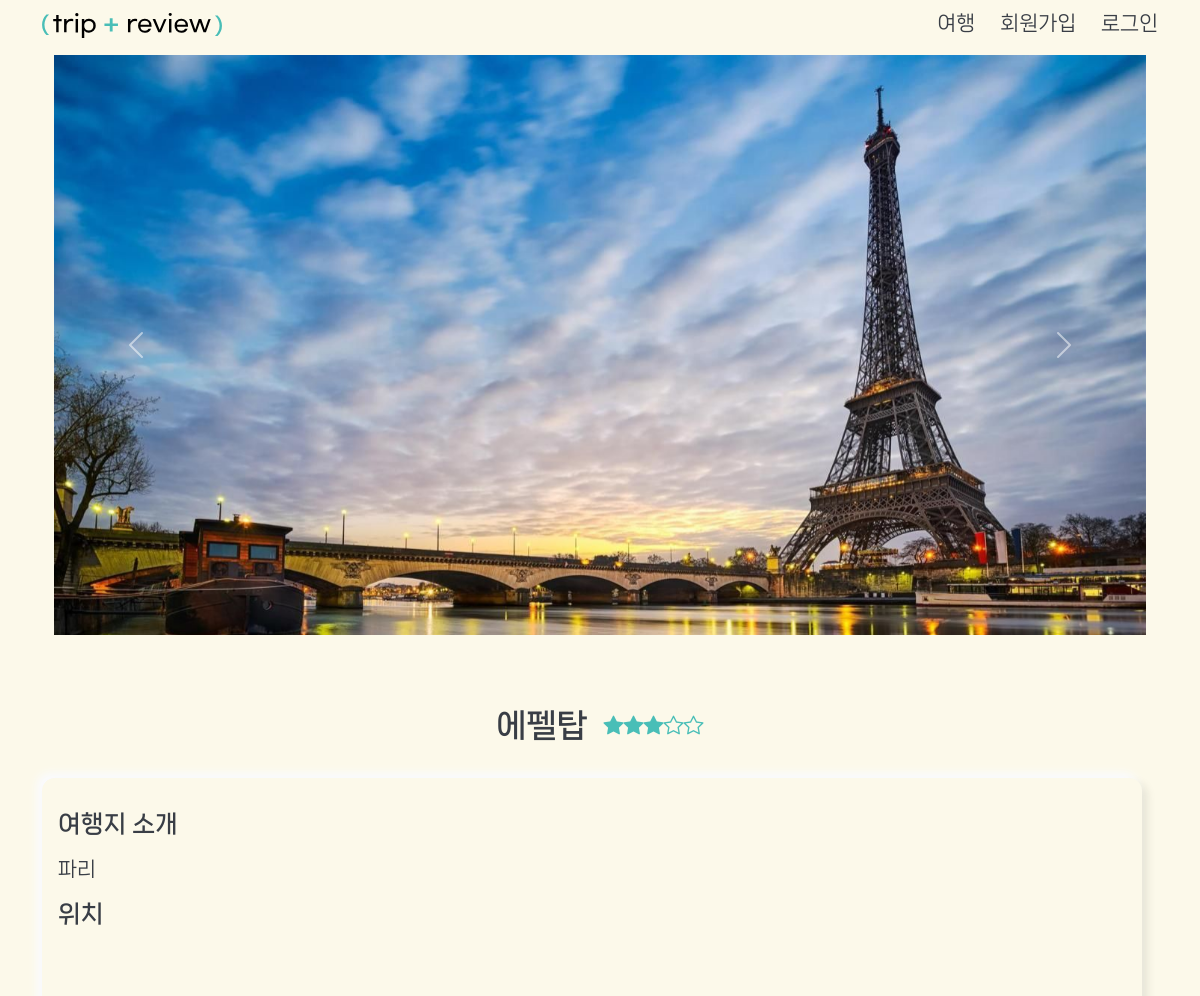
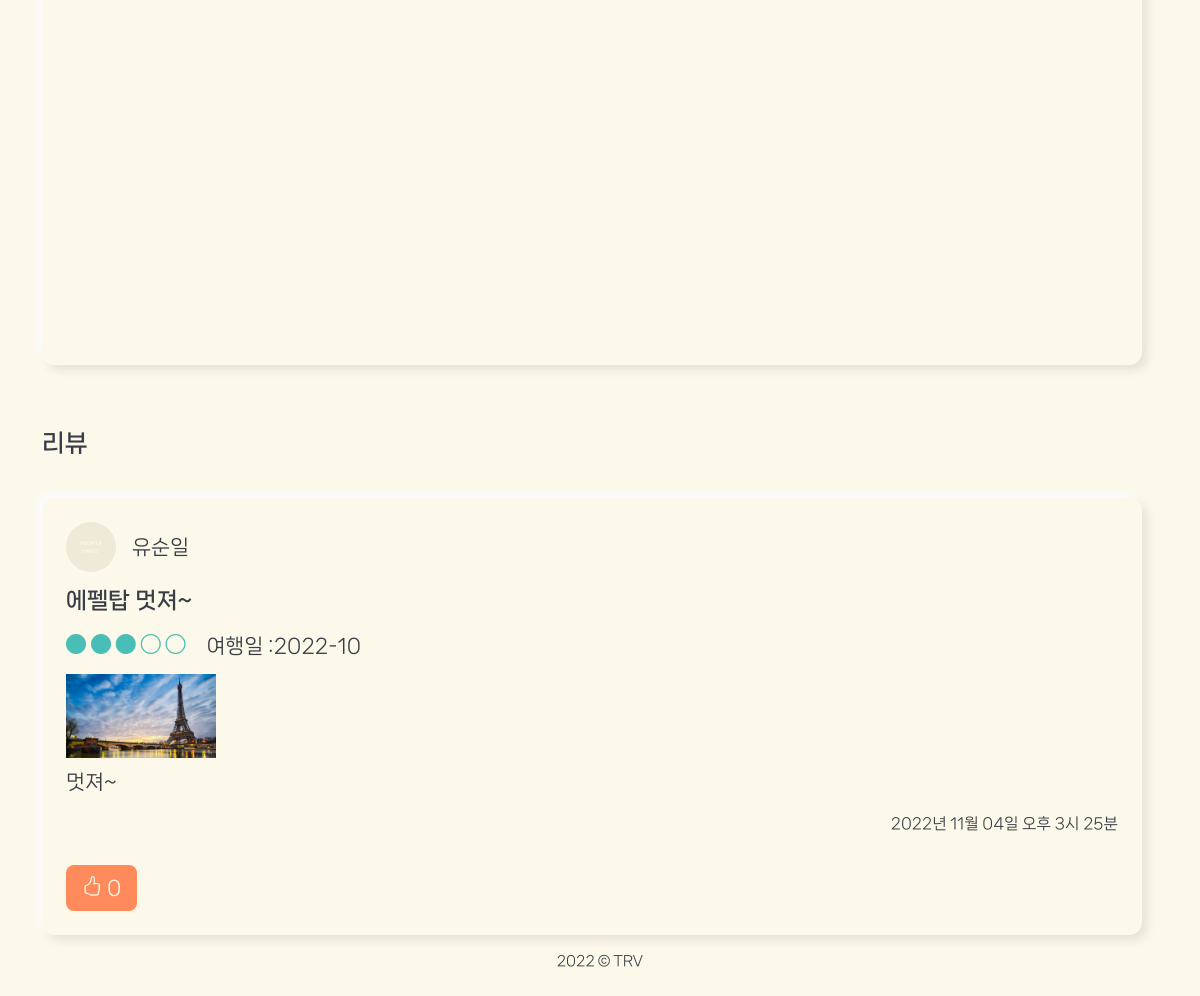
Page /reviews/2/ on the committed database (2 pictures, top to bottom).
### location/models.py (models this page shows)
class Location(models.Model):
    title = models.CharField(max_length=80, verbose_name="이름")
    image = ProcessedImageField(
        upload_to="images/",
        blank=False,
        format="JPEG",
        options={"quality": 80},
        verbose_name="대표이미지",
    )
    country = models.CharField(max_length=80, verbose_name="국가")
    city = models.CharField(max_length=80, verbose_name="도시")
    category = models.CharField(
        max_length=10, choices=CATEGORY_CHOICES, default="관광지", verbose_name="카테고리"
    )
    lat = models.CharField(max_length=80, verbose_name="위도")
    lng = models.CharField(max_length=80, verbose_name="경도")
    user = models.ForeignKey(settings.AUTH_USER_MODEL, on_delete=models.CASCADE)
    desc = models.TextField(max_length=300, blank=True, verbose_name="장소 설명문")

### reviews/models.py (models this page shows)
class Review(models.Model):
  title = models.CharField(max_length=80)
  content = models.TextField(max_length=200)
  created_at = models.DateTimeField(auto_now_add=True)
  updated_at = models.DateTimeField(auto_now=True)
  grade = models.IntegerField(
        default=3,
        validators=[MaxValueValidator(5), MinValueValidator(1)],
        verbose_name="평점",
    )
  image = ProcessedImageField(
        blank=True,
        upload_to="images/",
        format="JPEG",
        options={"quality": 80},
    )
  traveled_at = models.CharField(max_length=12, choices=Month_choices, default='2022년 11월')
  companion = models.CharField(max_length=6, choices=Companion, default='가족')
  user = models.ForeignKey(settings.AUTH_USER_MODEL, on_delete=models.CASCADE)
  like_users = models.ManyToManyField(
        settings.AUTH_USER_MODEL, related_name="like_reviews"
    )
  location = models.ForeignKey(location_models.Location, on_delete=models.CASCADE)

### accounts/models.py (models this page shows)
class User(AbstractUser):
    followings = models.ManyToManyField(
        "self", symmetrical=False, related_name="follower"
    )
    profile_image = ProcessedImageField(
        upload_to="images/",
        blank=True,
        format="JPEG",
        options={"quality": 80},
        processors=[ResizeToFill(150, 150)],
    )

### reviews/views.py (the view)
# urls.py: path("", views.index, name="index"),
def index(request, location_pk):
    location = Location.objects.get(id=location_pk)
    reviews = Review.objects.order_by("-pk")
    grade = 0
    cnt = 0
    for review in reviews:
        if review.location == location:
            grade += review.grade
            cnt += 1
    if grade:
        grade /= cnt
    context = {
        "reviews": reviews,
        "location": location,
        "location_grade": grade,
    }
    return render(request, "reviews/index.html", context)

### reviews/templates/reviews/index.html (shortened to what this page needs)
{% extends 'base.html' %}
{% load django_bootstrap5 %}
{% load static %}
{% block content %}
  <div class="container review">
    <div id="carouselExampleIndicators" class="carousel slide loct-crs" data-bs-ride="carousel">
      <div class="carousel-inner">
        <div class="carousel-item active  data-bs-interval=" 5000""="5000" "">
          <img src="{{ location.image.url }}" class="">
        </div>
      </div>
      <button class="carousel-control-prev" type="button" data-bs-target="#carouselExampleIndicators" data-bs-slide="prev">
        <span class="carousel-control-prev-icon" aria-hidden="true"></span>
      </button>
      <button class="carousel-control-next" type="button" data-bs-target="#carouselExampleIndicators" data-bs-slide="next">
        <span class="carousel-control-next-icon" aria-hidden="true"></span>
      </button>
    </div>
  </div>
  <div class="review_section d-flex justify-content-center align-items-center">
    <h1 class="tit">{{location.title}}</h1>
    <div class="d-flex justify-content-center loct-grd">
      <div class="bi-star{% if location_grade >= 1 %}-fill{% elif 0 < location_grade and location_grade < 1 %}-half{% endif %}"></div>
      <div class="bi-star{% if location_grade >= 2 %}-fill{% elif 1 < location_grade and location_grade < 2 %}-half{% endif %}"></div>
      <div class="bi-star{% if location_grade >= 3 %}-fill{% elif 2 < location_grade and location_grade < 3 %}-half{% endif %}"></div>
      <div class="bi-star{% if location_grade >= 4 %}-fill{% elif 3 < location_grade and location_grade < 4 %}-half{% endif %}"></div>
      <div class="bi-star{% if location_grade >= 5 %}-fill{% elif 4 < location_grade and location_grade < 5 %}-half{% endif %}"></div>
    </div>
  </div>
  <section class="review_section rev-info">
    <div class="box">
      <h3 class="sub-tit">여행지 소개</h3>
      <div class="cont">
        {% if location.desc %}
          <p>{{ location.desc }}</p>
        {% else %}
          <p>Lorem ipsum dolor sit amet consectetur, adipisicing elit. Ipsum animi illo harum dolores ab quidem aut aliquid deserunt, tempora repellat dolorum maiores velit corporis? Et autem consequatur velit molestiae reprehenderit.</p>
        {% endif %}
      </div>
      <h3 class="sub-tit">위치</h3>
      <div id="map" class="mt-3" style="width: 100%; height: 400px;"></div>
    </section>
    <section class="review_section rev-area">
      <div class="tit-area d-flex">
        <h3 class="sub-tit">리뷰</h3>
      </div>
      <div class="rev">
        {% for review in reviews %}
          {% if review.location == location %}
            <div class="mb-3 box">
              <div class="rev-cont">
                <div class="d-flex justify-content-start align-items-center">
                  <div class="rev-prof">
                    {% if review.user.profile_image %}
                      <img class="prof-img" src="{{ review.user.profile_image.url }}" alt="user profile image"/>
                    {% else %}
                      <img class="prof-img" src="{% static 'img/profile_dummy.jpg' %}" alt="user profile image - dummy">
                    {% endif %}
                  </div>
                  <span>
                    <a href="{% url 'accounts:detail' review.user.pk %}">{{ review.user }}</a>
                  </span>
                </div>
                <h5 class="sub-tit">{{ review.title }}</h5>
                <p class="sub-info">
                  <span class="rev-grd-area">
                    <i class="rev-grd bi-circle{% if review.grade >= 1 %}-fill{% elif 0 < review.grade and review.grade < 1 %}-half{% endif %}"></i>
                    <i class="rev-grd bi-circle{% if review.grade >= 2 %}-fill{% elif 1 < review.grade and review.grade < 2 %}-half{% endif %}"></i>
                    <i class="rev-grd bi-circle{% if review.grade >= 3 %}-fill{% elif 2 < review.grade and review.grade < 3 %}-half{% endif %}"></i>
                    <i class="rev-grd bi-circle{% if review.grade >= 4 %}-fill{% elif 3 < review.grade and review.grade < 4 %}-half{% endif %}"></i>
                    <i class="rev-grd bi-circle{% if review.grade >= 5 %}-fill{% elif 4 < review.grade and review.grade < 5 %}-half{% endif %}"></i>
                  </span>
                  <span>
                    여행일 :{{ review.traveled_at }}
                  </span>
                </p>
                {% if review.image %}
                  <div>
                    <img src="{{ review.image.url }}" alt="{{ review.image }}" onclick="window.open(this.src)" class="rev-img"/>
                  </div>
                {% endif %}
                <p>{{ review.content }}</p>
                <p class="rev-crd text-end">{{ review.created_at|date:'Y년 m월 d일 A g시 i분' }}</p>
              </div>
              <div class="btn-area d-flex justify-content-between">
                <div class="like-area">
                  {% if user == review.user %}
                    <p class="btnC like-view">
                      <i class="bi bi-hand-thumbs-up-fill"></i>
                      <span class="like-count">{{review.like_users.count}}</span>
                    </p>
                  {% else %}
                    {% if request.user in review.like_users.all %}
                      <button class="btnC like-btn" data-review-id="{{review.pk}}">
                        <i class="bi bi-hand-thumbs-up-fill"></i>
                        <span class="like-count">{{review.like_users.count}}</span>
                      </button>
                    {% else %}
                      <p class="btnC btnW like-btn" data-review-id="{{review.pk}}">
                        <i class="bi bi-hand-thumbs-up like-icon"></i>
                        <span class="like-count">{{review.like_users.count}}</span>
                      </p>
                    {% endif %}
                  {% endif %}
                </div>
              </div>
            </div>
          {% endif %}
        {% endfor %}
      </div>
    </div>
{% endblock content %}

### static/css/init.css (style rules this page uses)
html, body, div, span, object, iframe, h1, h2, h3, h4, h5, h6, p, blockquote, pre, abbr, address, cite, code, del, dfn, em, img, ins, kbd, q, samp, small, strong, sub, sup, var, b, i, dl, dt, dd, ol, ul, li, fieldset, form, label, legend, table, caption, tbody, tfoot, thead, tr, th, td, article, aside, canvas, details, figcaption, figure, footer, header, hgroup, menu, nav, section, summary, time, mark, audio, video, input, select, button { margin: 0; padding: 0; border: 0; outline: 0; font-size: 100%; vertical-align: baseline; background: transparent; }
body { line-height: 1; position: relative; }
img { max-width: 100%; display: inline-block; }
a { margin: 0; padding: 0; font-size: 100%; vertical-align: baseline; background: transparent; text-decoration: none; color: inherit; }
*, *::after, *::before { box-sizing: border-box; }

### static/css/style.css (style rules this page uses)
:root { --main: #49beb7; --highlight: #83d8d2; --warning: #ff8a5c; --warningH: #f0622a; --bg: #fcf9ea; --bgD: #eee9d7; --txt: #393e46; --gr: #d1cfc6; }
body { font-family: "NanumSquareNeo", sans-serif; color: var(--txt); font-size: 20px; line-height: 1.5; background: var(--bg); }
a { color: inherit; }
.tit { font-size: 2rem; font-weight: 700; text-align: center; margin: 2rem 0; }
.sub-tit { font-size: 1.5rem; font-weight: 700; margin: 1rem 0; }
.btnC { background: var(--main); color: var(--bg); display: inline-block; padding: 0.5rem 1rem; margin: 1.8rem auto 0; border-radius: 0.5rem; transition: 0.2s; position: relative; left: 50%; transform: translateX(-50%); max-width: 900px; text-align: center; }
.btnW { background: var(--warning); color: var(--bg); }
.prof-img { width: 150px; height: 150px; }
.carousel { margin-bottom: 2.5rem; }
.box { background: var(--bg); box-shadow: -5px -5px 10px #fafbff, 5px 5px 10px rgba(22, 27, 29, 0.1); border-radius: 0.8rem; transition: 0.3s; margin-right: 1rem; }
.review .carousel-item { height: 580px; }
.review .carousel-item img { width: 100%; }
.review_section .box { padding: 1rem; }
.review_section .loct-grd { margin-left: 1rem; color: var(--main); }
.rev-info .sub-tit { text-align: left; }
.rev-area { margin-top: 3rem; }
.rev-area .tit-area { margin-bottom: 1.5rem; }
.rev .box { padding: 1.5rem; }
.rev .rev-cont .rev-prof { width: 50px; height: 50px; overflow: hidden; border-radius: 50%; margin-right: 1rem; }
.rev .rev-cont .rev-prof .prof-img { width: 50px; height: 50px; }
.rev .rev-cont .rev-grd-area { margin-right: 1rem; }
.rev .rev-cont .rev-grd { color: var(--main); }
.rev .rev-cont .sub-tit { font-size: 1.4rem; }
.rev .rev-cont .sub-info { margin-bottom: 0.8rem; }
.rev .rev-cont .rev-img { width: 150px; cursor: pointer; }
.rev .rev-cont .rev-crd { font-size: 0.95rem; margin-top: 1rem; }
.rev .box .btn-area .btnC { transform: none; left: 0; }
.rev .box .like-area .like-btn { cursor: pointer; left: 0; position: relative; z-index: 1; }
.rev .box .like-area .like-btn::after { content: ""; display: inline-block; height: 100%; width: 100%; border-radius: 0.5rem; position: absolute; top: 0; left: 0; z-index: -1; transition: all 0.4s; }

### rows in the picture
Location: image (picture), title "에펠탑", desc "파리"
Review: user "유순일", title "에펠탑 멋져~", traveled_at "2022-10", image (picture), content "멋져~", created_at "2022년 11월 04일 오후 3시 25분", like_users.count "0"
